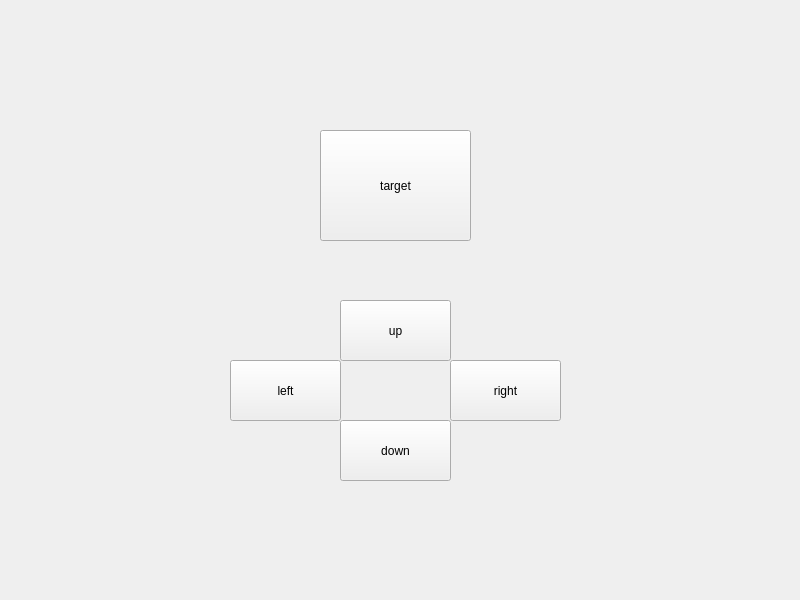
<?xml version="1.0" encoding="UTF-8"?>
<ui version="4.0">
 <class>Widget</class>
 <widget class="QWidget" name="Widget">
  <property name="geometry">
   <rect>
    <x>0</x>
    <y>0</y>
    <width>800</width>
    <height>600</height>
   </rect>
  </property>
  <property name="windowTitle">
   <string>Widget</string>
  </property>
  <widget class="QPushButton" name="pushButton_target">
   <property name="geometry">
    <rect>
     <x>320</x>
     <y>130</y>
     <width>151</width>
     <height>111</height>
    </rect>
   </property>
   <property name="text">
    <string>target</string>
   </property>
  </widget>
  <widget class="QPushButton" name="pushButton_up">
   <property name="geometry">
    <rect>
     <x>340</x>
     <y>300</y>
     <width>111</width>
     <height>61</height>
    </rect>
   </property>
   <property name="text">
    <string>up</string>
   </property>
  </widget>
  <widget class="QPushButton" name="pushButton_left">
   <property name="geometry">
    <rect>
     <x>230</x>
     <y>360</y>
     <width>111</width>
     <height>61</height>
    </rect>
   </property>
   <property name="text">
    <string>left</string>
   </property>
  </widget>
  <widget class="QPushButton" name="pushButton_down">
   <property name="geometry">
    <rect>
     <x>340</x>
     <y>420</y>
     <width>111</width>
     <height>61</height>
    </rect>
   </property>
   <property name="text">
    <string>down</string>
   </property>
  </widget>
  <widget class="QPushButton" name="pushButton_right">
   <property name="geometry">
    <rect>
     <x>450</x>
     <y>360</y>
     <width>111</width>
     <height>61</height>
    </rect>
   </property>
   <property name="text">
    <string>right</string>
   </property>
  </widget>
 </widget>
 <resources/>
 <connections/>
</ui>
